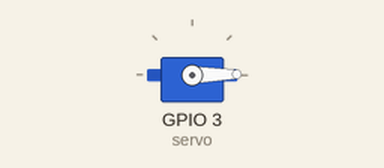
Simulated run of this program. Board: ESP32 board running MicroPython. On the bench: servo. Servo angles are drawn from the pulse width (0.5 ms = 0°, 2.5 ms = 180°).

Above: at 0.05 s.
At 1.3 s:
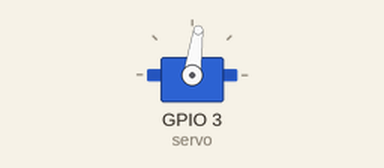
At 2.55 s:
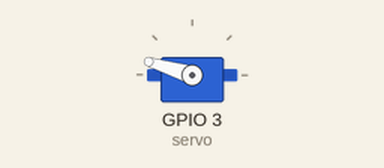
At 5.1 s:
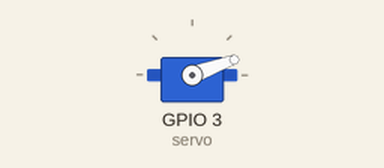
Timing chart, 0 to 7.1 s (numbered marks = the images above):
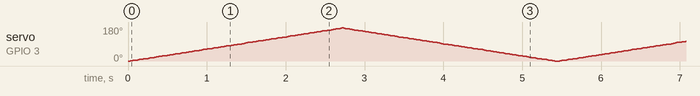

The program:

_0208_ServoMotor.py
```python
from machine import Pin, PWM
import time

class Servo:
    def __init__(self, pin):
        self.pin = pin
        self.pwm = PWM(Pin(pin), freq=50)
        self.min_pulse_width_us = 500  # Default minimum pulse width for 0 degrees）
        self.max_pulse_width_us = 2500  # Default maximum pulse width for 180 degrees
        self.period_hertz = 50  # Default PWM frequency

    def write_angle(self, angle):
        # Convert angle to pulse width
        pulse_width_us = self.min_pulse_width_us + (self.max_pulse_width_us - self.min_pulse_width_us) * angle / 180
        # Set pulse width
        self.pwm.duty(int(pulse_width_us / 20))  # Set duty cycle in 20μs units

    def set_period_hertz(self, hertz):
        # Set PWM frequency
        self.period_hertz = hertz
        self.pwm.freq(hertz)

servo = Servo(pin=3)

while True:
    for angle in range(0, 181): # 0-180 right
        servo.write_angle(angle)
        time.sleep_ms(15)

    for angle in range(180, -1, -1): # 180-0  left
        servo.write_angle(angle)
        time.sleep_ms(15)
```
